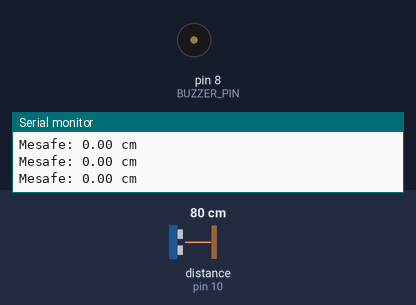
This sketch was run on a simulated Arduino Uno, built with avr-gcc and run on an emulated ATmega328P. Shown: buzzer (waves = sounding, pin HIGH), the last lines printed to the serial monitor. Wiring (inferred from the names in the program): ultrasonic range finder: trigger pin 9; echo pin 10. The test bench sets the inputs (shaded band); at power-on: distance to the obstacle (sensor on pin 10) 80 cm. The echo pulse lasts 58.3 µs per cm; pins used as bus, display or sensor lines are not drawn.

Above: at 1.2 s.
1.3 s: distance to the obstacle (sensor on pin 10) set to 17 cm
2.8 s: distance to the obstacle (sensor on pin 10) set to 14 cm
At 5.7 s:
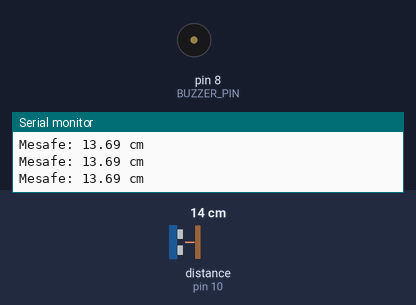
5.8 s: distance to the obstacle (sensor on pin 10) set to 18 cm
At 6.8 s:
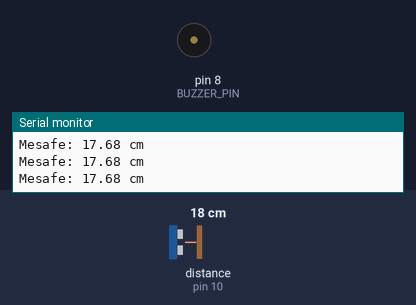
7.3 s: distance to the obstacle (sensor on pin 10) set to 2 cm
At 7.7 s:
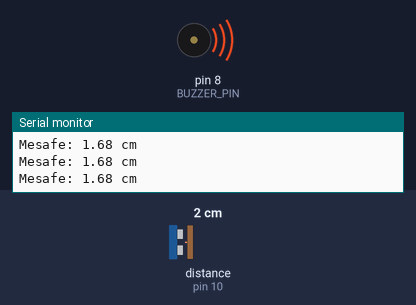
Timing chart, 0 to 9.8 s (numbered marks = the images above; inputs shaded):
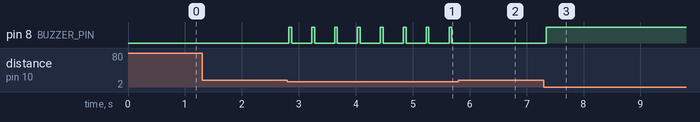

The sketch:

PARK_SENSORU.ino
```cpp
// HC-SR04 Sensor pin bilgileri

const int TRIG_PIN = 9;
const int ECHO_PIN = 10;
const int BUZZER_PIN = 8;

void setup() {
  Serial.begin(9600);
  pinMode(TRIG_PIN, OUTPUT);
  pinMode(ECHO_PIN, INPUT);
  pinMode(BUZZER_PIN, OUTPUT);
}

void loop() {
  float mesafe = mesafeOlc();

  Serial.print("Mesafe: ");
  Serial.print(mesafe);
  Serial.println(" cm");

  if (mesafe > 0 && mesafe <= 5) {
    digitalWrite(BUZZER_PIN, HIGH);
    delay(60);
  } else if (mesafe > 5 && mesafe <= 10) {
    bip(100);
  } else if (mesafe > 10 && mesafe <= 15) {
    bip(350);
  } else {
    digitalWrite(BUZZER_PIN, LOW);
    delay(60);
  }
}

float mesafeOlc() {
  digitalWrite(TRIG_PIN, LOW);
  delayMicroseconds(2);
  digitalWrite(TRIG_PIN, HIGH);
  delayMicroseconds(10);
  digitalWrite(TRIG_PIN, LOW);

  long sure = pulseIn(ECHO_PIN, HIGH, 3000);
  return sure * 0.0343 / 2;
}

void bip(int bekleme) {
  digitalWrite(BUZZER_PIN, HIGH);
  delay(50);
  digitalWrite(BUZZER_PIN, LOW);
  delay(bekleme);
}
```

Measured:
- the behaviour switches between 16 and 15 cm on distance to the obstacle (sensor on pin 10) (found by bisection; images 0 and 1)
- after the input at 2.8 s, pin 8 (BUZZER_PIN): alternates HIGH for 0.05 s and LOW for 0.35 s, starting at once
- after the input at 5.8 s, pin 8 (BUZZER_PIN): stops changing and stays LOW
- after the input at 7.3 s, pin 8 (BUZZER_PIN): LOW → HIGH at once
